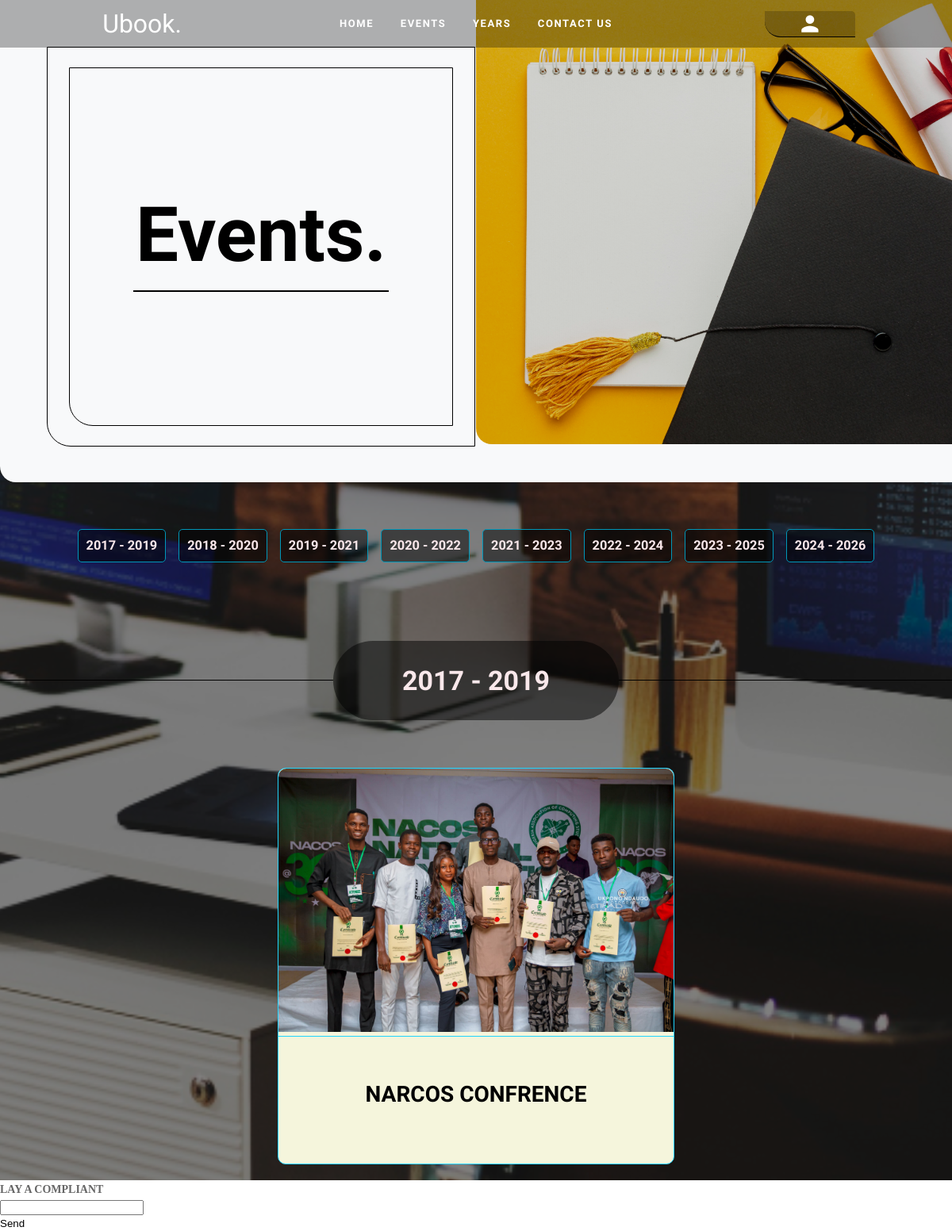
The app's page /event/2017/ with its own data.
### book/models.py (models this page shows, shortened)
class EventImage(models.Model):
    event = models.OneToOneField(Event, on_delete=models.CASCADE)
    image = models.ImageField(upload_to='event_images')

class Event(models.Model):
    title = models.CharField(max_length=100)
    description = models.TextField()
    event_year = models.IntegerField(choices=[(year, year) for year in range(2017, datetime.date.today().year + 1)], default=2017)
    event_date = models.DateField()
    created_by = models.ForeignKey(Student, on_delete=models.CASCADE)
    created_at = models.DateTimeField(auto_now_add=True)
    updated_at = models.DateTimeField(auto_now=True)

### book/views.py (the view)
def event_view(request, year=None):
    yeas = [yea for yea in range(2017, current_year + 1)]  # List of years
    if year is None:
        year = datetime.date.today().year
    try:
        year = int(year)
    except ValueError:
        return render(request, 'error.html', {'error_message': 'Invalid year provided.'})
    students = Student.objects.filter(year_of_admission=year)
    events = Event.objects.filter(event_year=year)
    event_data = [(event, EventImage.objects.filter(event=event)) for event in events]
    context = {'students': students, 'requested_year': year, 'yeas': yeas, "event_data": event_data, 'current_year':current_year}
    return render(request, 'event.html', context)

### book/templates/event.html (shortened to what this page needs)
<!DOCTYPE html>
<!DOCTYPE html>
{% extends "base.html" %} {% block home %}
<div class="home-con">
  <div id="home-con-con">
    <div class="page-title-con">
      <div class="page-title">
        <h1>events.</h1>
      </div>
    </div>
    <div class="hrs">
      <hr />
    </div>
  </div>
</div>
{% endblock %} {% block body %}
<div class="years box99">
  {% for yea in yeas %}
  <div class="year-txt">
    <a href="{% url 'event' yea %}"><h3>{{ yea }} - {{ yea|add:2 }}</h3></a>
  </div>
  {% endfor %}
</div>
<div class="break-box1-con">
  <div class="break-side"></div>
  <div class="break-box1">
    <span>{{requested_year}} - {{ requested_year|add:2 }}</span>
  </div>
  <div class="break-side"></div>
</div>
<div class="post box99">
  {% for event, images in event_data %}
  <div class="box97 box-light">
    <div class="img-con">
      {% for image in images %}
      <img src="{{ image.image.url }}" />
      {% endfor %}
    </div>
    <div class="post-txt">
      <h1>{{ event.title }}</h1>
    </div>
  </div>
  {% endfor %}
</div>
{% endblock %}

### book/static/css/one.css (style rules this page uses)
* { margin: 0; padding: 0; box-sizing: border-box; }
body { font-family: "Platypi", serif; font-size: 14px; line-height: 20px; margin: 0; min-height: 100%; line-height: 20px; }
h1, h2, h3, h4, h5, h6 { margin: 0; color: inherit; }
a { text-decoration: none; cursor: pointer; margin: 0; color: inherit; }
.box99 { min-height: 10rem; display: flex; flex-direction: row; flex-wrap: wrap; justify-content: center; align-items: center; gap: 16px; max-width: 1400px; margin: 0 auto; padding: 20px 10px; width: 100%; }
.box97 { width: 500px; border: solid #21d4fd 1px !important; height: 500px; border-radius: 10px; position: relative; background-color: beige; }
hr { background-color: #000000; height: 2px; border: none; }
.hrs { padding: 10px 80px; }
.home-con { display: flex; height: 90%; align-self: center; width: 90%; justify-content: center; border: solid black 1px; border-bottom-left-radius: 30px; margin: 3.7rem; }
#home-con-con { height: 90%; align-self: center; width: 90%; border: solid black 1px; border-bottom-left-radius: 30px; }
.page-title-con { height: 60%; display: flex; justify-content: center; }
.page-title { font-size: xxx-large; align-self: end; text-transform: capitalize; padding: 50px 20px; }
.break-box1 { display: flex; justify-content: center; font-family: "Platypi", serif; font-weight: 600; font-size: 34px; height: 100px; background-color: rgba(0, 0, 0, 0.5); text-align: center; width: 30%; border-radius: 50px; align-items: center; text-transform: uppercase; }
.break-box1-con { height: 100px; width: 100%; display: flex; margin-top: 40px; margin-bottom: 40px; }
.break-side { width: 35%; height: 50%; border-bottom: solid black 1px; }
.post-txt { min-height: 30%; align-content: center; text-align: center; border-top: solid #21d4fd 1px; padding-bottom: 3px; border-bottom-left-radius: 10px; width: 100%; text-transform: uppercase; color: #000000; }
.box97 img { max-width: 100%; height: 100%; object-fit: cover; border-top-left-radius: 10px; border-top-right-radius: 10px; }
.year-txt { gap: 20px; align-content: center; text-align: center; border: solid #0097b9 1px; padding: 10px; border-radius: 5px; font-family: "Grey Qo", cursive; font-weight: 400; font-style: normal; background-color: rgba(0, 0, 0, 0.5); }

### book/static/css/anime.css (style rules this page uses)
.page-title { animation: zoomInDown 2s ease-in; }

### book/static/css/animation.css (style rules this page uses)
:root { --animate-duration: 1s; --animate-delay: 1s; --animate-repeat: 1; }

### records on screen
Event: title "NARCOS CONFRENCE"
EventImage: image (picture)

### other values on screen
{{ yea }} "2017" "2018" "2019" "2020" "2021" "2022" "2023" "2024"
{{ yea|add:2 }} "2019" "2020" "2021" "2022" "2023" "2024" "2025" "2026"
{{ requested_year }} "2017"
{{ requested_year|add:2 }} "2019"
